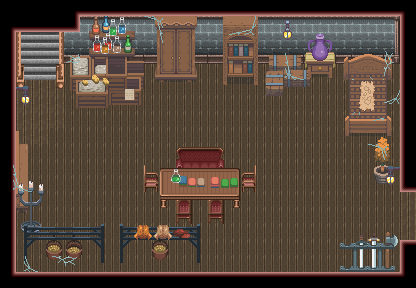

Below is a game level as drawn by its tile map, then a one-line description and the .tmx that defines it (tile-layer data replaced by summaries):
An orthogonal 26x18 tile map with 16x16 px tiles, 7 tile layers (Floor, Walls, Banister, Furniture, ...), 1 hidden layer not drawn, 3 tilesets.

<map version="1.10" tiledversion="1.12.2" orientation="orthogonal" renderorder="right-down" width="26" height="18" tilewidth="16" tileheight="16" infinite="0" nextlayerid="9" nextobjectid="1">
 <tileset firstgid="1" source="../tilesets/PropsV2.tsx" />
 <tileset firstgid="901" source="../tilesets/TilesetV2.tsx" />
 <tileset firstgid="1701" source="../tilesets/furniture_and_props.tsx" />
 <layer id="1" name="Floor" width="26" height="18">
  <data>[468 cells, 453 non-empty, 13 distinct tile ids]</data>
 </layer>
 <layer id="2" name="Walls" width="26" height="18">
  <data>[468 cells, 108 non-empty, 11 distinct tile ids]</data>
 </layer>
 <layer id="7" name="Banister" width="26" height="18">
  <data>[468 cells, 26 non-empty, 16 distinct tile ids]</data>
 </layer>
 <layer id="3" name="Furniture" width="26" height="18">
  <data>[468 cells, 106 non-empty, 100 distinct tile ids]</data>
 </layer>
 <layer id="4" name="Props" width="26" height="18">
  <data>[468 cells, 34 non-empty, 34 distinct tile ids]</data>
 </layer>
 <layer id="5" name="Props2" width="26" height="18">
  <data>[468 cells, 44 non-empty, 44 distinct tile ids]</data>
 </layer>
 <layer id="8" name="Props3" width="26" height="18">
  <data>[468 cells, 78 non-empty, 58 distinct tile ids]</data>
 </layer>
 <layer id="6" name="Collision" width="26" height="18" visible="0">
  <data>[468 cells, 215 non-empty, 1 distinct tile ids]</data>
 </layer>
</map>
